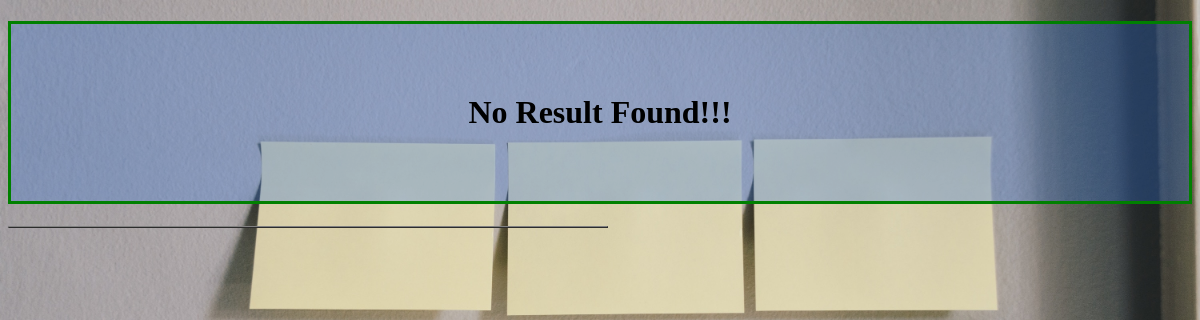
/VisualStudioCodeStuff/Common/SearchResult.php, run on an earlier commit of the app's database.
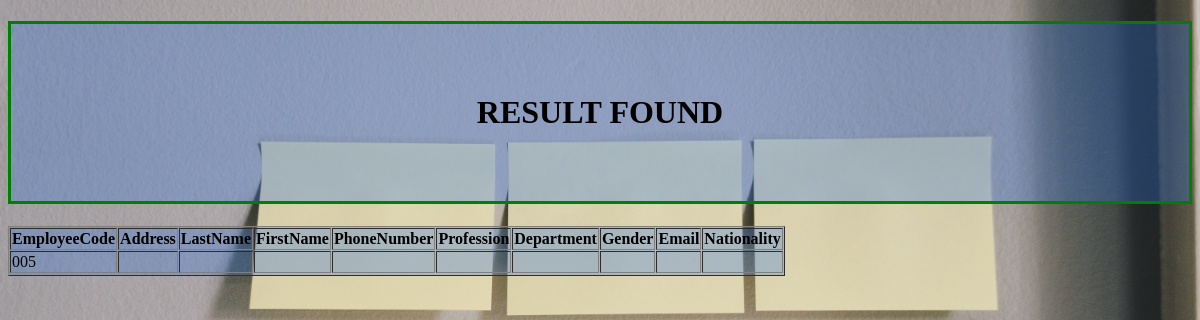
And on a later commit of the database.
### tables this page shows
CREATE TABLE `employee_information` (
  `EmployeeCode` varchar(5) NOT NULL,
  `Address` varchar(100) NOT NULL,
  `LastName` varchar(50) NOT NULL,
  `FirstName` varchar(50) NOT NULL,
  `PhoneNumber` varchar(11) NOT NULL,
  `email` varchar(50) NOT NULL,
  `JobPosition` varchar(50) NOT NULL,
  `Gender` varchar(10) NOT NULL,
  `Department` varchar(50) NOT NULL,
  `DateOfBirth` varchar(15) NOT NULL,
  `IdentityNumber` varchar(10) NOT NULL,
  `PassportNumber` varchar(10) NOT NULL,
  `Ethnic` varchar(50) NOT NULL,
  `Nationality` varchar(100) NOT NULL,
  `Religion` varchar(10) NOT NULL,
  `Marriage` varchar(10) NOT NULL,
  `Degree` varchar(50) NOT NULL,
  `University/College` varchar(50) NOT NULL,
  `ManagerCode` varchar(5) NOT NULL
);

### VisualStudioCodeStuff/Common/SearchResult.php (the view, shortened to what this page needs)
<!DOCTYPE html>
<html lang="en">
<head>
</head>
<body>
<table id = "tab" width = "600" border = "1" cellspacing = "1" cellpadding = "1" >
<?php
    $servername = "localhost";
    $username = "root";
    $password = "";
    $database = "HRM";
    $conn = new mysqli($servername , $username , $password , $database);
    $emFName = $_POST['EmFName'];
    $emLName = $_POST['EmLName'];
    $emPro = $_POST['Profession'];
    $emDep = $_POST['SDepartment'];
    $emNal = $_POST['SNationality'];
    $emSex = $_POST['Sgender'];
    $emFName = mysqli_real_escape_string($conn,$emFName);
    $emLName = mysqli_real_escape_string($conn,$emLName);
    $emPro = mysqli_real_escape_string($conn,$emPro);
    $emDep = mysqli_real_escape_string($conn,$emDep);
    $emNal = mysqli_real_escape_string($conn,$emNal);
    $emSex = mysqli_real_escape_string($conn,$emSex);
    $answer = "RESULT FOUND";
    $result = mysqli_query($conn, "SELECT `EmployeeCode`, `Address`, `LastName`, `FirstName`, `PhoneNumber`, `email`, `JobPosition`, `Gender`, `Department`,`Nationality` FROM `employee_information` Where
    `FirstName` Like '$emFName' OR `LastName` Like '$emLName' OR `JobPosition` Like '$emPro' OR `Department` Like '$emDep' OR `Nationality` LIKE '$emNal' OR `Gender` LIKE '$emSex';");
    if (mysqli_num_rows($result) > 0){
        echo "<tr>";
        echo "<th>EmployeeCode</th>";
        echo "<th>Address</th>";
        echo "<th>LastName</th>";
        echo"<th>FirstName</th>";
        echo"<th>PhoneNumber</th>";
        echo"<th>Profession</th>";
        echo"<th>Department</th>";
        echo"<th>Gender</th>";
        echo"<th>Email</th>";
        echo"<th>Nationality</th>";
        echo "</tr>";
        while($row = mysqli_fetch_assoc($result))
        {
        echo"<tr>";
        echo"<td>".$row["EmployeeCode"]."</td>";
        echo"<td>".$row["Address"]."</td>";
        echo"<td>".$row["LastName"]."</td>";
        echo"<td>".$row["FirstName"]."</td>";
        echo"<td>".$row["email"]."</td>";
        echo"<td>".$row["PhoneNumber"]."</td>";
        echo"<td>".$row["JobPosition"]."</td>";
        echo"<td>".$row["Department"]."</td>";
        echo"<td>".$row["Gender"]."</td>";
        echo"<td>".$row["Nationality"]."</td>";
        echo"<tr>";
        }
    } else{
        $answer =  "No Result Found!!!";
    }
 ?>
    <h1 id = "title"><?php echo $answer ?></h1>
 </table>
</body>
</html>

What changed in the data, as far as the page shows it:
added employee_information: EmployeeCode "005"
Also different on the page:
$answer: "No Result Found!!!" → "RESULT FOUND"
text now shown: "EmployeeCode Address LastName FirstName PhoneNumber Profession Department Gender Email Nationality"
